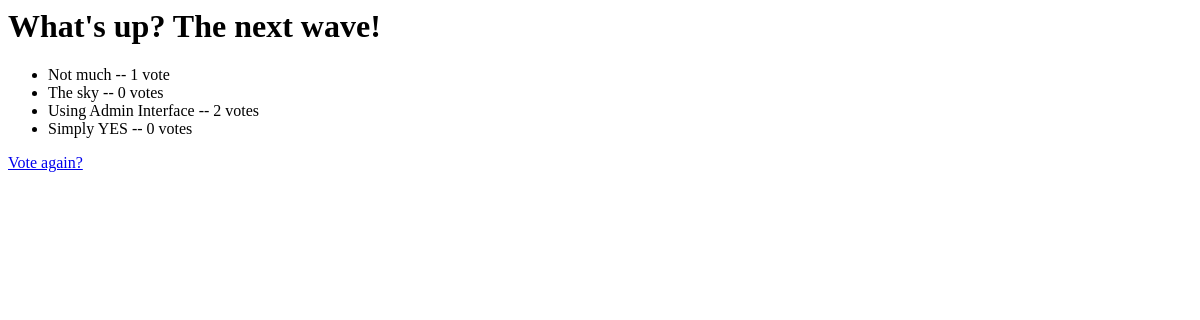
/polls/1/results/, run on an earlier commit of the app's database.
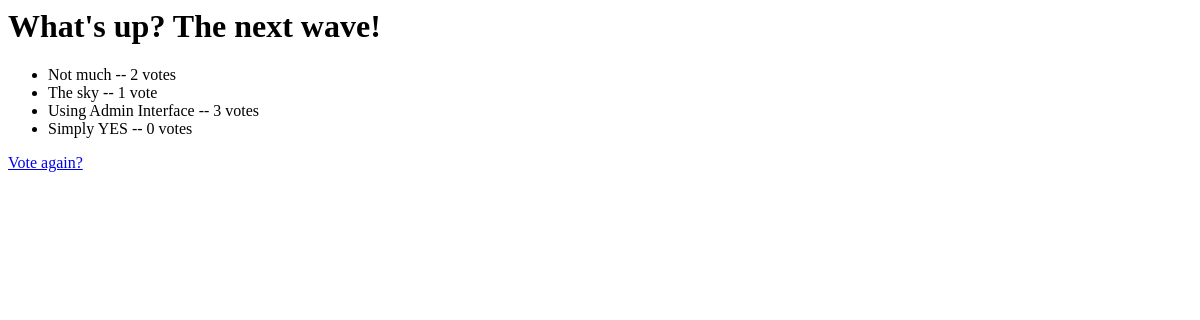
And on a later commit of the database.
### polls/models.py (models this page shows, shortened)
class Question(models.Model):
    question_text = models.CharField(max_length=200)
    pub_date = models.DateTimeField('date published')
    def was_published_recently(self):
        return self.pub_date >= timezone.now() - datetime.timedelta(days=1)
    was_published_recently.admin_order_field = 'pub_date'
    was_published_recently.boolean = True
    was_published_recently.short_description = 'Published recently?'

class Choice(models.Model):
    question = models.ForeignKey(Question)
    choice_text = models.CharField(max_length=200)
    votes = models.IntegerField(default=0)

### polls/views.py (the view)
# urls.py: url(r'^(?P<pk>[0-9]+)/results/$', views.ResultsView.as_view(), name='results'),
class ResultsView(generic.DetailView):
    model = Question
    template_name = 'polls/results.html'

### polls/templates/polls/results.html
<h1>{{ question.question_text }}</h1>
<ul>
{% for choice in question.choice_set.all %}
    <li>{{ choice.choice_text }} -- {{ choice.votes }} vote{{ choice.votes|pluralize }}</li>
{% endfor %}
</ul>
<a href="{% url 'polls:detail' question.id %}">Vote again?</a>

What changed in the data, as far as the page shows it:
changed Choice "Not much": votes "1" → "2"
changed Choice "The sky": votes "0" → "1"
changed Choice "Using Admin Interface": votes "2" → "3"
